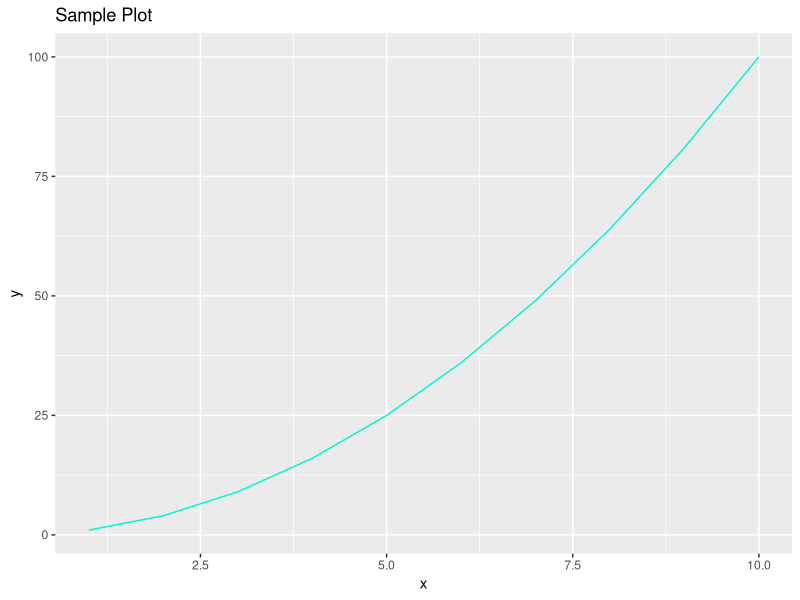

Here is the R script that generated this plot: (Note: this script raises an error after producing the figure.)
# Load necessary libraries
library(ggplot2)
library(dplyr)

# Sample data
data <- data.frame(
  x = 1:10,
  y = (1:10) ^ 2
)

# Create a plot
ggplot(data, aes(x = x, y = y)) +
  geom_line(color = "#00F5D4") +
  ggtitle("Sample Plot")
jfkfjf